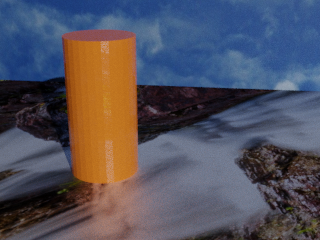
#> input picture asn3/ASN3/Frame0064.png, 320 x 240 px
$ python ASN3_scheruku.py   (older library calls are emulated)
#> lines starting #> are read from the running program, lines starting #| are printed output that depends on the picture
#!/usr/bin/env python
# coding: utf-8

# In[1]:


import cv2
import numpy as np
import math
import matplotlib.pyplot as plt
from scipy.stats import multivariate_normal


# In[2]:


# Step 2

# Question 1 - How to read
img = cv2.imread('Frame0064.png')
#> img is the input picture: shape (240, 320, 3); mean B, G, R 92.8, 81.5, 83.7
cv2.imshow('First Image', img)
cv2.waitKey(2000)


# In[3]:


# Question 2 -
Ig = cv2.imread('Frame0064.png', 0)
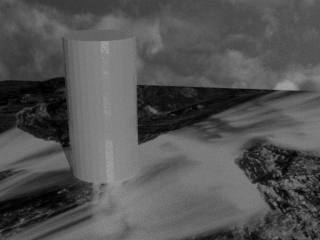
#> Ig: shape (240, 320); min 0, max 166, mean 83.4
cv2.imshow('First Image - Grayscale', Ig)
cv2.waitKey(2000)


# In[4]:


vid1 = cv2.VideoCapture('Masks.mp4')
while vid1.isOpened():
    rt, frm = vid1.read()
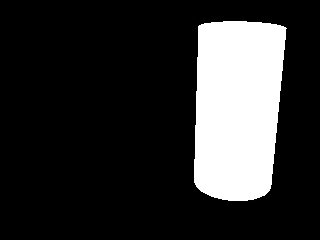
#> input picture frame 10 of asn3/ASN3/Masks.mp4, 320 x 240 px
#> frm is the input picture: shape (240, 320, 3); min 0, max 255, mean 47.9
    cv2.imshow('Frame', frm)
    cv2.waitKey(2)

vid1.release()
vid1.destroyAllWindows()


# In[5]:


vid1 = cv2.VideoCapture('Vid.mp4')
while vid1.isOpened():
    rt, frm = vid1.read()
    cv2.imshow('Frame', frm)
    cv2.waitKey(2)

vid1.release()
vid1.destroyAllWindows()


# In[6]:


Ig = cv2.cvtColor(img, cv2.COLOR_BGR2GRAY)
cv2.imshow("Image - Grayscale", Ig)
cv2.waitKey(2000)


# In[7]:


# For the vertical edges

vert_filter = [[-1, -2, -1], [0,0,0], [1, 2, 1]]
hori_filter = [[-1, 0, 1], [-2, 0, 2], [-1, 0, 1]]

n, m, d = img.shape

vert_edges = np.zeros_like(img)

for row in range (3, n - 2):
    for col in range (3, m - 2):
        pix = img[row - 1: row + 2, col - 1: col + 2, 0]
        trans_pix = vert_filter * pix

        vert_score = (trans_pix.sum() + 4) / 10
        vert_edges[row, col] = [vert_score] * 3

plt.imshow(vert_edges)


# In[8]:


# For the horizontal edges

k_x = np.zeros_like(img)

for row in range (3, n - 2):
    for col in range (3, m - 2):
        pix = img[row - 1: row + 2, col - 1: col + 2, 0]
        trans_pix = hori_filter * pix

        hori_score = (trans_pix.sum() + 4) / 10
        k_x[row, col] = [hori_score] * 3

plt.imshow(k_x)


# In[9]:


edges = np.zeros_like(img)

for row in range (3, n - 2):
    for col in range (3, m - 2):
        pix = img[row - 1: row + 2, col - 1: col + 2, 0]
        vert_trans_pix = vert_filter * pix
        vert_score = vert_trans_pix.sum()/ 5

        hori_trans_pix = hori_filter * pix
        hori_score = hori_trans_pix.sum()/5

        edge_score = ((vert_score ** 2) + (hori_score ** 2)) ** 0.5
        edges[row, col] = [edge_score] * 3

edges = edges / edges.max()
plt.imshow(edges)


# In[10]:


kx = np.array([[1, 0, -1], [1, 0, -1], [1, 0, -1]])
ky = np.array([[1, 1, 1], [0, 0, 0], [-1, -1, -1]])
x_edge = cv2.filter2D(Ig, cv2.CV_8U, kx)
y_edge = cv2.filter2D(Ig, cv2.CV_8U, ky)

cv2.imshow("X Gradient", x_edge)
cv2.imshow("Y Gradient", y_edge)
cv2.waitKey(2000)


# In[11]:


gx = cv2.filter2D(Ig, -1, kx)
cv2.imshow("X magnitude", gx)
cv2.waitKey(2000)

gy = cv2.filter2D(Ig, -1, ky)
cv2.imshow("Y Magnitude", gy)
cv2.waitKey(2000)


# In[12]:


addition = np.add(np.square(kx), np.square(ky))
xyGrad = np.sqrt(addition)
gxy = cv2.filter2D(Ig, -1, xyGrad)
cv2.imshow("Total magnitude", gxy)
cv2.waitKey(2000)


# In[13]:


# Step 3

# Question 1
rgbImg = cv2.imread('Frame0064.png')
cv2.imshow("RGB Image", rgbImg)

b, g, r = cv2.split(rgbImg)
cv2.imshow("Red channel", r)
cv2.imshow("Green channel", g)
cv2.imshow("Blue channel", b)
cv2.waitKey(2000)


# In[14]:


# Question 2
hsvImg = cv2.cvtColor(rgbImg, cv2.COLOR_RGB2HSV)
cv2.imshow("HSV Image", hsvImg)
cv2.waitKey(2000)


# In[15]:


# Step 4

# Question 1
vid = cv2.VideoCapture('Vid.mp4')

width = int(vid.get(cv2.CAP_PROP_FRAME_WIDTH))
height = int(vid.get(cv2.CAP_PROP_FRAME_HEIGHT))
write = cv2.VideoWriter('SimpleColorThresholder.mp4', cv2.VideoWriter_fourcc(*'mp4v'), 20, (width, height))

while vid.isOpened():
    _, frame = vid.read()

    hsvFrame = cv2.cvtColor(frame, cv2.COLOR_BGR2HSV)

    minOrange = np.array([5, 45, 45], np.uint8)
    maxOrange = np.array([15, 255, 255], np.uint8)

    mask = cv2.inRange(hsvFrame, minOrange, maxOrange)
    write.write(mask)
    frame = mask

    cv2.imshow('Edge detection - color', mask)
    cv2.waitKey(3)

write.release()
cv2.destroyAllWindows()


# In[16]:


vid1 = cv2.VideoCapture('Vid.mp4')

width1 = int(vid1.get(cv2.CAP_PROP_FRAME_WIDTH))
height1 = int(vid1.get(cv2.CAP_PROP_FRAME_HEIGHT))
writer = cv2.VideoWriter('betterColorDetection.mp4', cv2.VideoWriter_fourcc(*'mp4v'), 20, (width, height))

while vid1.isOpened():
    _, frame = vid1.read()
    hsvFrame = cv2.cvtColor(frame, cv2.COLOR_BGR2HLS)

    minOrange = np.array([1, 20, 45], np.uint8)
    maxOrange = np.array([15, 255, 255], np.uint8)

    mask = cv2.inRange(hsvFrame, minOrange, maxOrange)
    writer.write(mask)
    frame = mask

    cv2.imshow('Better edge detection - color', mask)
    cv2.waitKey(3)

writer.release()
cv2.destroyAllWindows()


# In[17]:


# Question 4

vid = cv2.VideoCapture('Vid.mp4')
numFrames = int(vid.get(cv2.CAP_PROP_FRAME_COUNT))
width = int(vid.get(cv2.CAP_PROP_FRAME_WIDTH))
height = int(vid.get(cv2.CAP_PROP_FRAME_HEIGHT))
write = cv2.VideoWriter('GaussianColorThresholder.mp4', cv2.VideoWriter_fourcc(*'mp4v'), 20, (width, height))

while vid.isOpened():
    _, frame = vid.read()

    rgb = cv2.cvtColor(frame, cv2.COLOR_BGR2RGB)

    minOrange = np.array([100, 85, 2], np.uint8)
    maxOrange = np.array([255, 184, 88], np.uint8)

    mask = cv2.inRange(rgb, minOrange, maxOrange)

    c = np.cov(mask)
    b = np.mean(mask)

    ht = mask[0]
    wd = mask[1]

    for x in ht:
        for y in wd:
            if (mask[x][y] == 255):
                p1 = np.sqrt(2 * np.pi * np.linalg.det(c))
                p2 = np.exp(-1/2 * np.transpose(mask[x][y] - b).matmul(np.linalg.inv(c)))
                p3 = mask[x][y] - b
                a = 1/p1 * p2 * p3
                write.write(a)
            else:
                mask[x][y] = 0
                write.write(mask)
    cv2.waitKey(2)
    cv2.imshow('Gaussian Color Detection', mask)

write.release()
cv2.destroyAllWindows()
